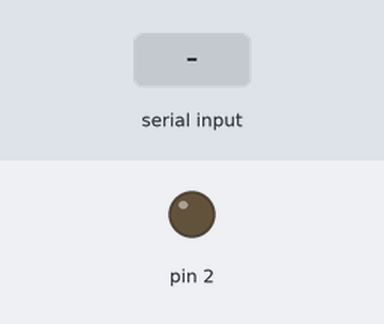
Bench run of a sketch on a simulated Arduino Uno, built with avr-gcc and run on an emulated ATmega328P. On the bench: output pins drawn as LEDs (lit = HIGH). Inputs (shaded band) come from the test bench.

Above: at 1.2 s.
1.3 s: "h" received over Serial
At 2.1 s:
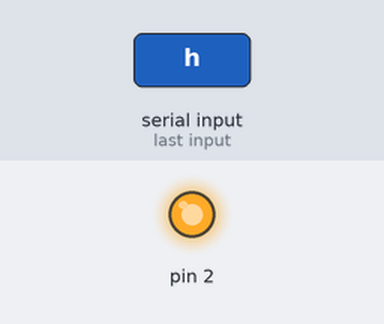
2.8 s: "l" received over Serial
At 3.2 s:
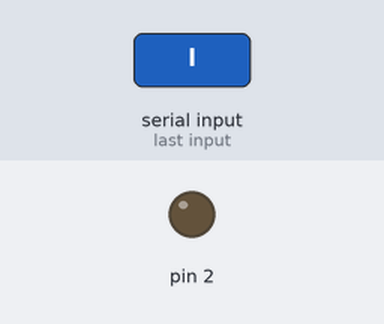
Timing chart, 0 to 5.8 s (numbered marks = the images above; inputs shaded):
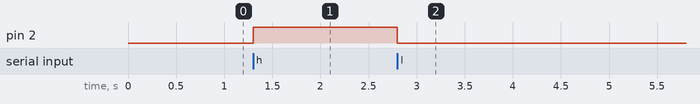

Measured:
- after the input at 1.3 s, pin 2: LOW → HIGH at once
- after the input at 2.8 s, pin 2: HIGH → LOW at once

The sketch:

sketch_may29d.ino
```cpp
void setup() {
  // put your setup code here, to run once:
  pinMode(2,OUTPUT);
  Serial.begin(115200);
}

void loop() {
  // put your main code here, to run repeatedly:
  char rec = '\0';
  if(Serial.available()){
    rec =  Serial.read();
  }
  if(rec == 'l'){
    digitalWrite(2,LOW);
  }
  if(rec == 'h') {
    digitalWrite(2,HIGH);
  }

}
```
